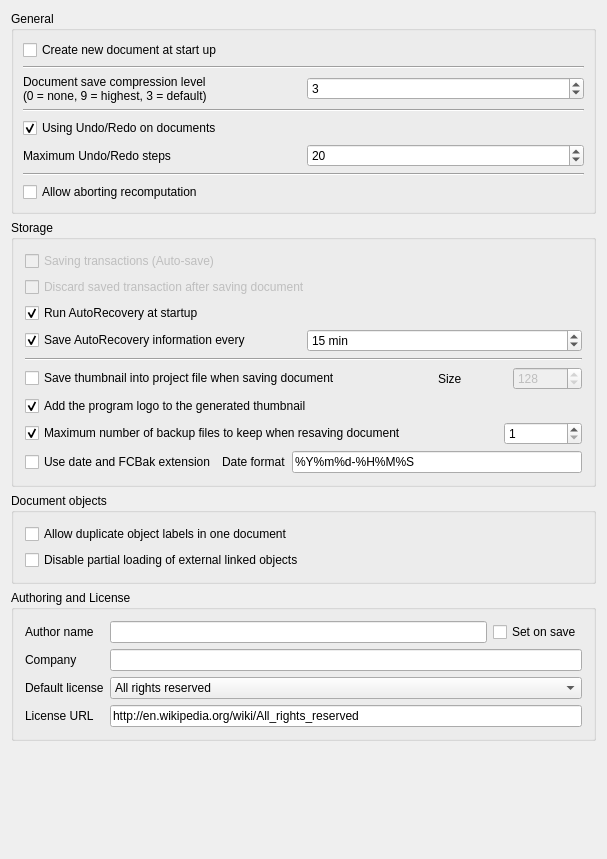
<?xml version="1.0" encoding="UTF-8"?>
<ui version="4.0">
 <class>Gui::Dialog::DlgSettingsDocument</class>
 <widget class="QWidget" name="Gui::Dialog::DlgSettingsDocument">
  <property name="geometry">
   <rect>
    <x>0</x>
    <y>0</y>
    <width>607</width>
    <height>859</height>
   </rect>
  </property>
  <property name="windowTitle">
   <string>Document</string>
  </property>
  <layout class="QGridLayout" name="gridLayout_3">
   <item row="0" column="0">
    <widget class="QGroupBox" name="GroupBox5">
     <property name="title">
      <string>General</string>
     </property>
     <layout class="QGridLayout" name="gridLayout_4">
      <property name="leftMargin">
       <number>9</number>
      </property>
      <property name="topMargin">
       <number>9</number>
      </property>
      <property name="rightMargin">
       <number>9</number>
      </property>
      <property name="bottomMargin">
       <number>9</number>
      </property>
      <property name="spacing">
       <number>6</number>
      </property>
      <item row="0" column="0">
       <widget class="Gui::PrefCheckBox" name="prefCheckNewDoc">
        <property name="toolTip">
         <string>The application will create a new document when started</string>
        </property>
        <property name="text">
         <string>Create new document at start up</string>
        </property>
        <property name="checked">
         <bool>false</bool>
        </property>
        <property name="prefEntry" stdset="0">
         <cstring>CreateNewDoc</cstring>
        </property>
        <property name="prefPath" stdset="0">
         <cstring>Document</cstring>
        </property>
       </widget>
      </item>
      <item row="1" column="0">
       <widget class="Line" name="line1">
        <property name="frameShape">
         <enum>QFrame::HLine</enum>
        </property>
        <property name="frameShadow">
         <enum>QFrame::Sunken</enum>
        </property>
        <property name="orientation">
         <enum>Qt::Horizontal</enum>
        </property>
       </widget>
      </item>
      <item row="2" column="0">
       <layout class="QHBoxLayout">
        <property name="spacing">
         <number>6</number>
        </property>
        <property name="leftMargin">
         <number>0</number>
        </property>
        <property name="topMargin">
         <number>0</number>
        </property>
        <property name="rightMargin">
         <number>0</number>
        </property>
        <property name="bottomMargin">
         <number>0</number>
        </property>
        <item>
         <widget class="QLabel" name="textLabel1">
          <property name="text">
           <string>Document save compression level
(0 = none, 9 = highest, 3 = default)</string>
          </property>
         </widget>
        </item>
        <item>
         <widget class="Gui::PrefSpinBox" name="prefCompression">
          <property name="toolTip">
           <string>Compression level for rps files</string>
          </property>
          <property name="value">
           <number>3</number>
          </property>
          <property name="prefEntry" stdset="0">
           <cstring>CompressionLevel</cstring>
          </property>
          <property name="prefPath" stdset="0">
           <cstring>Document</cstring>
          </property>
         </widget>
        </item>
       </layout>
      </item>
      <item row="3" column="0">
       <widget class="Line" name="line1_2">
        <property name="frameShape">
         <enum>QFrame::HLine</enum>
        </property>
        <property name="frameShadow">
         <enum>QFrame::Sunken</enum>
        </property>
        <property name="orientation">
         <enum>Qt::Horizontal</enum>
        </property>
       </widget>
      </item>
      <item row="4" column="0">
       <widget class="Gui::PrefCheckBox" name="prefUndoRedo">
        <property name="toolTip">
         <string>All changes in documents are stored so that they can be undone/redone</string>
        </property>
        <property name="text">
         <string>Using Undo/Redo on documents</string>
        </property>
        <property name="checked">
         <bool>true</bool>
        </property>
        <property name="prefEntry" stdset="0">
         <cstring>UsingUndo</cstring>
        </property>
        <property name="prefPath" stdset="0">
         <cstring>Document</cstring>
        </property>
       </widget>
      </item>
      <item row="5" column="0">
       <layout class="QHBoxLayout">
        <property name="spacing">
         <number>6</number>
        </property>
        <property name="leftMargin">
         <number>0</number>
        </property>
        <property name="topMargin">
         <number>0</number>
        </property>
        <property name="rightMargin">
         <number>0</number>
        </property>
        <property name="bottomMargin">
         <number>0</number>
        </property>
        <item>
         <widget class="QLabel" name="textLabel1_2">
          <property name="text">
           <string>Maximum Undo/Redo steps</string>
          </property>
         </widget>
        </item>
        <item>
         <widget class="Gui::PrefSpinBox" name="prefUndoRedoSize">
          <property name="toolTip">
           <string>How many Undo/Redo steps should be recorded</string>
          </property>
          <property name="value">
           <number>20</number>
          </property>
          <property name="prefEntry" stdset="0">
           <cstring>MaxUndoSize</cstring>
          </property>
          <property name="prefPath" stdset="0">
           <cstring>Document</cstring>
          </property>
         </widget>
        </item>
       </layout>
      </item>
      <item row="6" column="0">
       <widget class="Line" name="line">
        <property name="orientation">
         <enum>Qt::Horizontal</enum>
        </property>
       </widget>
      </item>
      <item row="7" column="0">
       <widget class="Gui::PrefCheckBox" name="prefCanAbortRecompute">
        <property name="toolTip">
         <string>Allow user aborting document recomputation by pressing ESC.
This feature may slightly increase recomputation time.</string>
        </property>
        <property name="text">
         <string>Allow aborting recomputation</string>
        </property>
        <property name="prefEntry" stdset="0">
         <cstring>CanAbortRecompute</cstring>
        </property>
        <property name="prefPath" stdset="0">
         <cstring>Document</cstring>
        </property>
       </widget>
      </item>
     </layout>
    </widget>
   </item>
   <item row="1" column="0">
    <widget class="QGroupBox" name="groupBox">
     <property name="title">
      <string>Storage</string>
     </property>
     <layout class="QGridLayout" name="gridLayout_2">
      <item row="0" column="0">
       <widget class="Gui::PrefCheckBox" name="prefSaveTransaction">
        <property name="enabled">
         <bool>false</bool>
        </property>
        <property name="text">
         <string>Saving transactions (Auto-save)</string>
        </property>
        <property name="prefEntry" stdset="0">
         <cstring>SaveTransactions</cstring>
        </property>
        <property name="prefPath" stdset="0">
         <cstring>Document</cstring>
        </property>
       </widget>
      </item>
      <item row="1" column="0">
       <widget class="Gui::PrefCheckBox" name="prefDiscardTransaction">
        <property name="enabled">
         <bool>false</bool>
        </property>
        <property name="text">
         <string>Discard saved transaction after saving document</string>
        </property>
        <property name="prefEntry" stdset="0">
         <cstring>TransactionsDiscard</cstring>
        </property>
        <property name="prefPath" stdset="0">
         <cstring>Document</cstring>
        </property>
       </widget>
      </item>
      <item row="2" column="0">
       <widget class="Gui::PrefCheckBox" name="prefRecovery">
        <property name="toolTip">
         <string>If there is a recovery file available the application will
automatically run a file recovery when it is started.</string>
        </property>
        <property name="text">
         <string>Run AutoRecovery at startup</string>
        </property>
        <property name="checked">
         <bool>true</bool>
        </property>
        <property name="prefEntry" stdset="0">
         <cstring>RecoveryEnabled</cstring>
        </property>
        <property name="prefPath" stdset="0">
         <cstring>Document</cstring>
        </property>
       </widget>
      </item>
      <item row="3" column="0">
       <layout class="QHBoxLayout" name="horizontalLayout">
        <item>
         <widget class="Gui::PrefCheckBox" name="prefAutoSaveEnabled">
          <property name="toolTip">
           <string>How often a recovery file is written</string>
          </property>
          <property name="text">
           <string>Save AutoRecovery information every</string>
          </property>
          <property name="checked">
           <bool>true</bool>
          </property>
          <property name="prefEntry" stdset="0">
           <cstring>AutoSaveEnabled</cstring>
          </property>
          <property name="prefPath" stdset="0">
           <cstring>Document</cstring>
          </property>
         </widget>
        </item>
        <item>
         <widget class="Gui::PrefSpinBox" name="prefAutoSaveTimeout">
          <property name="suffix">
           <string notr="true"> min</string>
          </property>
          <property name="minimum">
           <number>1</number>
          </property>
          <property name="maximum">
           <number>60</number>
          </property>
          <property name="value">
           <number>15</number>
          </property>
          <property name="prefEntry" stdset="0">
           <cstring>AutoSaveTimeout</cstring>
          </property>
          <property name="prefPath" stdset="0">
           <cstring>Document</cstring>
          </property>
         </widget>
        </item>
       </layout>
      </item>
      <item row="4" column="0">
       <widget class="Line" name="line1_2_3">
        <property name="frameShape">
         <enum>QFrame::HLine</enum>
        </property>
        <property name="frameShadow">
         <enum>QFrame::Sunken</enum>
        </property>
        <property name="orientation">
         <enum>Qt::Horizontal</enum>
        </property>
       </widget>
      </item>
      <item row="5" column="0">
       <layout class="QHBoxLayout" name="horizontalLayout_3">
        <property name="leftMargin">
         <number>0</number>
        </property>
        <property name="topMargin">
         <number>0</number>
        </property>
        <item>
         <widget class="Gui::PrefCheckBox" name="prefSaveThumbnail">
          <property name="toolTip">
           <string>A thumbnail will be stored when document is saved</string>
          </property>
          <property name="text">
           <string>Save thumbnail into project file when saving document</string>
          </property>
          <property name="prefEntry" stdset="0">
           <cstring>SaveThumbnail</cstring>
          </property>
          <property name="prefPath" stdset="0">
           <cstring>Document</cstring>
          </property>
         </widget>
        </item>
        <item>
         <spacer>
          <property name="orientation">
           <enum>Qt::Horizontal</enum>
          </property>
          <property name="sizeType">
           <enum>QSizePolicy::Maximum</enum>
          </property>
          <property name="sizeHint" stdset="0">
           <size>
            <width>91</width>
            <height>20</height>
           </size>
          </property>
         </spacer>
        </item>
        <item>
         <widget class="QLabel" name="label_6">
          <property name="text">
           <string>Size</string>
          </property>
         </widget>
        </item>
        <item>
         <widget class="Gui::PrefSpinBox" name="prefThumbnailSize">
          <property name="enabled">
           <bool>false</bool>
          </property>
          <property name="toolTip">
           <string>Sets the size of the thumbnail that is stored in the document.
Common sizes are 128, 256 and 512</string>
          </property>
          <property name="minimum">
           <number>64</number>
          </property>
          <property name="maximum">
           <number>512</number>
          </property>
          <property name="value">
           <number>128</number>
          </property>
          <property name="prefEntry" stdset="0">
           <cstring>ThumbnailSize</cstring>
          </property>
          <property name="prefPath" stdset="0">
           <cstring>Document</cstring>
          </property>
         </widget>
        </item>
       </layout>
      </item>
      <item row="6" column="0">
       <widget class="Gui::PrefCheckBox" name="prefAddLogo">
        <property name="toolTip">
         <string>The program logo will be added to the thumbnail</string>
        </property>
        <property name="text">
         <string>Add the program logo to the generated thumbnail</string>
        </property>
        <property name="checked">
         <bool>true</bool>
        </property>
        <property name="prefEntry" stdset="0">
         <cstring>AddThumbnailLogo</cstring>
        </property>
        <property name="prefPath" stdset="0">
         <cstring>Document</cstring>
        </property>
       </widget>
      </item>
      <item row="7" column="0">
       <layout class="QHBoxLayout">
        <property name="spacing">
         <number>6</number>
        </property>
        <property name="leftMargin">
         <number>0</number>
        </property>
        <property name="topMargin">
         <number>0</number>
        </property>
        <property name="rightMargin">
         <number>0</number>
        </property>
        <property name="bottomMargin">
         <number>0</number>
        </property>
        <item>
         <widget class="Gui::PrefCheckBox" name="prefSaveBackupFiles">
          <property name="toolTip">
           <string>How many backup files will be kept when saving document</string>
          </property>
          <property name="text">
           <string>Maximum number of backup files to keep when resaving document</string>
          </property>
          <property name="checked">
           <bool>true</bool>
          </property>
          <property name="prefEntry" stdset="0">
           <cstring>CreateBackupFiles</cstring>
          </property>
          <property name="prefPath" stdset="0">
           <cstring>Document</cstring>
          </property>
         </widget>
        </item>
        <item>
         <spacer>
          <property name="orientation">
           <enum>Qt::Horizontal</enum>
          </property>
          <property name="sizeType">
           <enum>QSizePolicy::Maximum</enum>
          </property>
          <property name="sizeHint" stdset="0">
           <size>
            <width>91</width>
            <height>20</height>
           </size>
          </property>
         </spacer>
        </item>
        <item>
         <widget class="Gui::PrefSpinBox" name="prefCountBackupFiles">
          <property name="minimum">
           <number>1</number>
          </property>
          <property name="prefEntry" stdset="0">
           <cstring>CountBackupFiles</cstring>
          </property>
          <property name="prefPath" stdset="0">
           <cstring>Document</cstring>
          </property>
         </widget>
        </item>
       </layout>
      </item>
      <item row="8" column="0">
       <layout class="QHBoxLayout">
        <property name="spacing">
         <number>6</number>
        </property>
        <property name="leftMargin">
         <number>0</number>
        </property>
        <property name="topMargin">
         <number>0</number>
        </property>
        <property name="rightMargin">
         <number>0</number>
        </property>
        <property name="bottomMargin">
         <number>0</number>
        </property>
        <item>
         <widget class="Gui::PrefCheckBox" name="prefSaveBackupExtension">
          <property name="toolTip">
           <string>Backup files will get extension '.FCbak' and file names
get date suffix according to the specified format</string>
          </property>
          <property name="text">
           <string>Use date and FCBak extension</string>
          </property>
          <property name="prefEntry" stdset="0">
           <cstring>UseFCBakExtension</cstring>
          </property>
          <property name="prefPath" stdset="0">
           <cstring>Document</cstring>
          </property>
         </widget>
        </item>
        <item>
         <widget class="QLabel" name="label_5">
          <property name="text">
           <string>Date format</string>
          </property>
         </widget>
        </item>
        <item>
         <widget class="Gui::PrefLineEdit" name="prefSaveBackupDateFormat">
          <property name="text">
           <string notr="true">%Y%m%d-%H%M%S</string>
          </property>
          <property name="prefEntry" stdset="0">
           <cstring>SaveBackupDateFormat</cstring>
          </property>
          <property name="prefPath" stdset="0">
           <cstring>Document</cstring>
          </property>
         </widget>
        </item>
       </layout>
      </item>
     </layout>
    </widget>
   </item>
   <item row="2" column="0">
    <widget class="QGroupBox" name="groupBox_2">
     <property name="title">
      <string>Document objects</string>
     </property>
     <layout class="QGridLayout" name="gridLayout">
      <item row="0" column="0">
       <widget class="Gui::PrefCheckBox" name="prefDuplicateLabel">
        <property name="toolTip">
         <string>Allow objects to have same label/name</string>
        </property>
        <property name="text">
         <string>Allow duplicate object labels in one document</string>
        </property>
        <property name="prefEntry" stdset="0">
         <cstring>DuplicateLabels</cstring>
        </property>
        <property name="prefPath" stdset="0">
         <cstring>Document</cstring>
        </property>
       </widget>
      </item>
      <item row="1" column="0">
       <widget class="Gui::PrefCheckBox" name="prefPartialLoading">
        <property name="toolTip">
         <string>Enable partial loading of external linked documents.
Then only referenced objects and their dependencies will be loaded
when a linked document is auto-opened together with the main document.
A partially loaded document cannot be edited. Double click the document
icon in the tree view to fully reload it.</string>
        </property>
        <property name="text">
         <string>Disable partial loading of external linked objects</string>
        </property>
        <property name="prefEntry" stdset="0">
         <cstring>NoPartialLoading</cstring>
        </property>
        <property name="prefPath" stdset="0">
         <cstring>Document</cstring>
        </property>
       </widget>
      </item>
     </layout>
    </widget>
   </item>
   <item row="3" column="0">
    <widget class="QGroupBox" name="groupBox_3">
     <property name="title">
      <string>Authoring and License</string>
     </property>
     <layout class="QGridLayout" name="gridLayout_5">
      <item row="0" column="0">
       <widget class="QLabel" name="label_3">
        <property name="text">
         <string>Author name</string>
        </property>
       </widget>
      </item>
      <item row="0" column="1">
       <widget class="Gui::PrefLineEdit" name="prefAuthor">
        <property name="toolTip">
         <string>All documents that will be created will get the specified author name.
Keep blank for anonymous.
You can also use the form: John Doe &lt;john@doe.com&gt;</string>
        </property>
        <property name="prefEntry" stdset="0">
         <cstring>prefAuthor</cstring>
        </property>
        <property name="prefPath" stdset="0">
         <cstring>Document</cstring>
        </property>
       </widget>
      </item>
      <item row="0" column="2">
       <widget class="Gui::PrefCheckBox" name="prefSetAuthorOnSave">
        <property name="toolTip">
         <string>The field 'Last modified by' will be set to specified author when saving the file</string>
        </property>
        <property name="text">
         <string>Set on save</string>
        </property>
        <property name="prefEntry" stdset="0">
         <cstring>prefSetAuthorOnSave</cstring>
        </property>
        <property name="prefPath" stdset="0">
         <cstring>Document</cstring>
        </property>
       </widget>
      </item>
      <item row="1" column="0">
       <widget class="QLabel" name="label_4">
        <property name="text">
         <string>Company</string>
        </property>
       </widget>
      </item>
      <item row="1" column="1" colspan="2">
       <widget class="Gui::PrefLineEdit" name="prefCompany">
        <property name="toolTip">
         <string>Default company name to use for new files</string>
        </property>
        <property name="prefEntry" stdset="0">
         <cstring>prefCompany</cstring>
        </property>
        <property name="prefPath" stdset="0">
         <cstring>Document</cstring>
        </property>
       </widget>
      </item>
      <item row="2" column="0">
       <widget class="QLabel" name="label">
        <property name="text">
         <string>Default license</string>
        </property>
       </widget>
      </item>
      <item row="2" column="1" colspan="2">
       <widget class="Gui::PrefComboBox" name="prefLicenseType">
        <property name="enabled">
         <bool>true</bool>
        </property>
        <property name="toolTip">
         <string>Default license for new documents</string>
        </property>
        <property name="editable">
         <bool>false</bool>
        </property>
        <property name="prefEntry" stdset="0">
         <cstring>prefLicenseType</cstring>
        </property>
        <property name="prefPath" stdset="0">
         <cstring>Document</cstring>
        </property>
        <item>
         <property name="text">
          <string>All rights reserved</string>
         </property>
        </item>
        <item>
         <property name="text">
          <string>Creative Commons Attribution</string>
         </property>
        </item>
        <item>
         <property name="text">
          <string>Creative Commons Attribution-ShareAlike</string>
         </property>
        </item>
        <item>
         <property name="text">
          <string>Creative Commons Attribution-NoDerivatives</string>
         </property>
        </item>
        <item>
         <property name="text">
          <string>Creative Commons Attribution-NonCommercial</string>
         </property>
        </item>
        <item>
         <property name="text">
          <string>Creative Commons Attribution-NonCommercial-ShareAlike</string>
         </property>
        </item>
        <item>
         <property name="text">
          <string>Creative Commons Attribution-NonCommercial-NoDerivatives</string>
         </property>
        </item>
        <item>
         <property name="text">
          <string>Public Domain</string>
         </property>
        </item>
        <item>
         <property name="text">
          <string>FreeArt</string>
         </property>
        </item>
        <item>
         <property name="text">
          <string>Other</string>
         </property>
        </item>
       </widget>
      </item>
      <item row="3" column="0">
       <widget class="QLabel" name="label_2">
        <property name="text">
         <string>License URL</string>
        </property>
       </widget>
      </item>
      <item row="3" column="1" colspan="2">
       <widget class="Gui::PrefLineEdit" name="prefLicenseUrl">
        <property name="toolTip">
         <string>URL describing more about the license</string>
        </property>
        <property name="text">
         <string notr="true">http://en.wikipedia.org/wiki/All_rights_reserved</string>
        </property>
        <property name="readOnly">
         <bool>false</bool>
        </property>
        <property name="prefEntry" stdset="0">
         <cstring>prefLicenseUrl</cstring>
        </property>
        <property name="prefPath" stdset="0">
         <cstring>Document</cstring>
        </property>
       </widget>
      </item>
     </layout>
    </widget>
   </item>
   <item row="4" column="0">
    <spacer>
     <property name="orientation">
      <enum>Qt::Vertical</enum>
     </property>
     <property name="sizeHint" stdset="0">
      <size>
       <width>429</width>
       <height>37</height>
      </size>
     </property>
    </spacer>
   </item>
  </layout>
 </widget>
 <layoutdefault spacing="6" margin="11"/>
 <customwidgets>
  <customwidget>
   <class>Gui::PrefCheckBox</class>
   <extends>QCheckBox</extends>
   <header>Gui/PrefWidgets.h</header>
  </customwidget>
  <customwidget>
   <class>Gui::PrefSpinBox</class>
   <extends>QSpinBox</extends>
   <header>Gui/PrefWidgets.h</header>
  </customwidget>
  <customwidget>
   <class>Gui::PrefComboBox</class>
   <extends>QComboBox</extends>
   <header>Gui/PrefWidgets.h</header>
  </customwidget>
  <customwidget>
   <class>Gui::PrefLineEdit</class>
   <extends>QLineEdit</extends>
   <header>Gui/PrefWidgets.h</header>
  </customwidget>
 </customwidgets>
 <resources/>
 <connections>
  <connection>
   <sender>prefSaveBackupFiles</sender>
   <signal>toggled(bool)</signal>
   <receiver>prefCountBackupFiles</receiver>
   <slot>setEnabled(bool)</slot>
   <hints>
    <hint type="sourcelabel">
     <x>150</x>
     <y>525</y>
    </hint>
    <hint type="destinationlabel">
     <x>584</x>
     <y>527</y>
    </hint>
   </hints>
  </connection>
  <connection>
   <sender>prefAutoSaveEnabled</sender>
   <signal>toggled(bool)</signal>
   <receiver>prefAutoSaveTimeout</receiver>
   <slot>setEnabled(bool)</slot>
   <hints>
    <hint type="sourcelabel">
     <x>218</x>
     <y>385</y>
    </hint>
    <hint type="destinationlabel">
     <x>582</x>
     <y>387</y>
    </hint>
   </hints>
  </connection>
  <connection>
   <sender>prefSaveBackupFiles</sender>
   <signal>toggled(bool)</signal>
   <receiver>prefSaveBackupExtension</receiver>
   <slot>setEnabled(bool)</slot>
   <hints>
    <hint type="sourcelabel">
     <x>280</x>
     <y>525</y>
    </hint>
    <hint type="destinationlabel">
     <x>204</x>
     <y>559</y>
    </hint>
   </hints>
  </connection>
  <connection>
   <sender>prefSaveBackupFiles</sender>
   <signal>toggled(bool)</signal>
   <receiver>prefSaveBackupDateFormat</receiver>
   <slot>setEnabled(bool)</slot>
   <hints>
    <hint type="sourcelabel">
     <x>326</x>
     <y>525</y>
    </hint>
    <hint type="destinationlabel">
     <x>584</x>
     <y>560</y>
    </hint>
   </hints>
  </connection>
  <connection>
   <sender>prefSaveThumbnail</sender>
   <signal>toggled(bool)</signal>
   <receiver>prefThumbnailSize</receiver>
   <slot>setEnabled(bool)</slot>
   <hints>
    <hint type="sourcelabel">
     <x>313</x>
     <y>412</y>
    </hint>
    <hint type="destinationlabel">
     <x>398</x>
     <y>452</y>
    </hint>
   </hints>
  </connection>
 </connections>
</ui>
